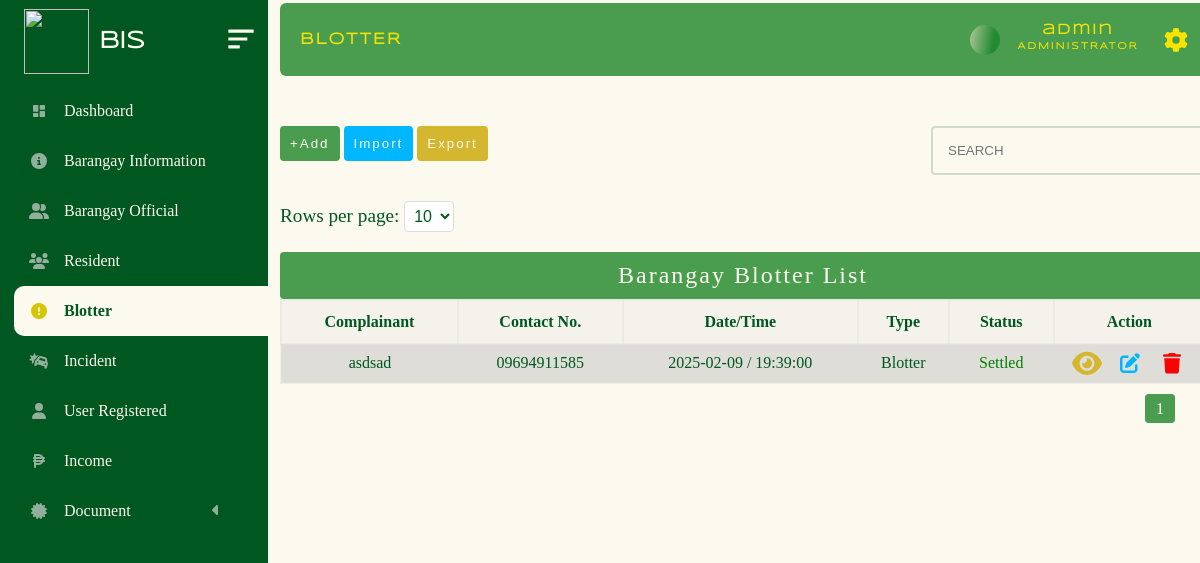
/administrator/admin_panel/blotter.php (signed in), run on an earlier commit of the app's database.
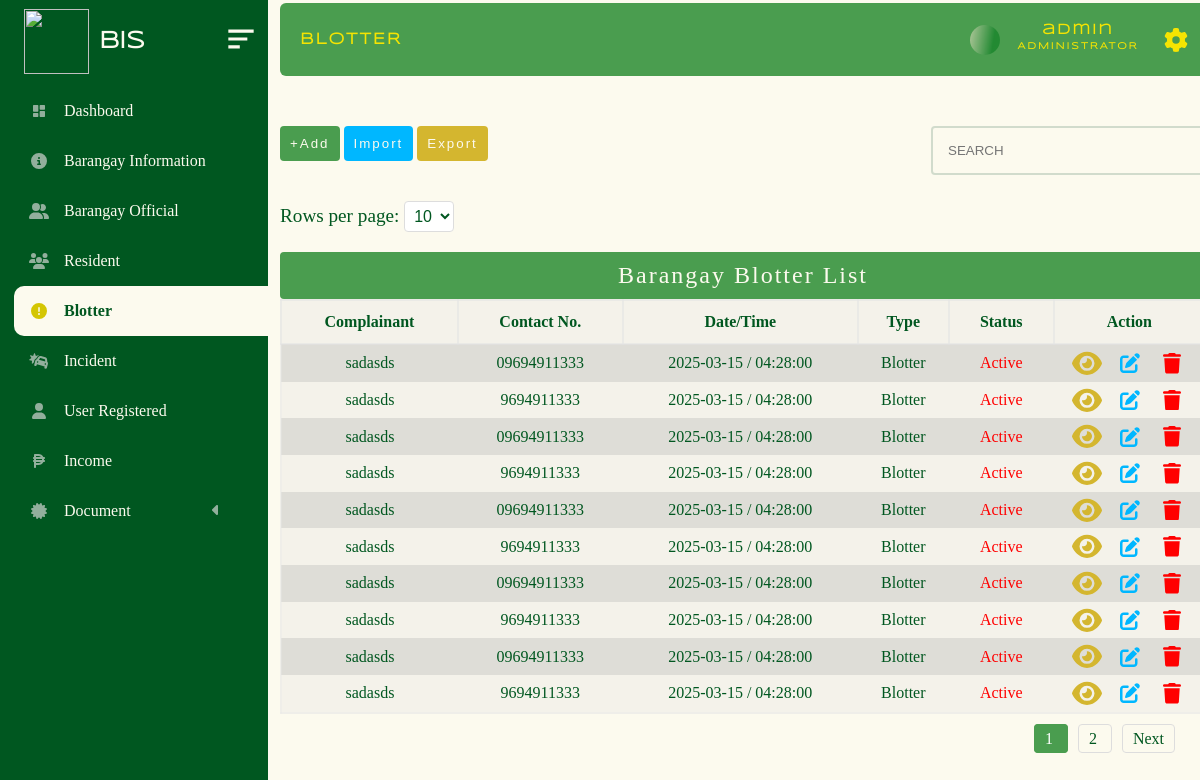
And on a later commit of the database.
### tables this page shows
CREATE TABLE `barangay_blotter` (
  `subject` varchar(200) NOT NULL,
  `cell_no` varchar(200) NOT NULL,
  `place` varchar(200) NOT NULL,
  `tanod` varchar(200) NOT NULL,
  `date` date NOT NULL,
  `time` time NOT NULL,
  `status` int(11) NOT NULL,
  `id` bigint(20) NOT NULL,
  `complainant` varchar(200) NOT NULL,
  `age` int(11) NOT NULL,
  `address_complainant` varchar(200) NOT NULL,
  `complained_name` varchar(200) NOT NULL,
  `add_complained_name` varchar(200) NOT NULL,
  `details_reason` text NOT NULL,
  `type` varchar(200) NOT NULL
);

### administrator/admin_panel/brgy_blotter/blotter.php (the view, shortened to what this page needs)
<!DOCTYPE html>
<html lang="en">
<head>
</head>
<body>
<?php
require("../../database/conn_db.php");
$page = isset($_GET['page']) ? max(1, (int)$_GET['page']) : 1;
$limit = isset($_GET['limit']) ? max(1, (int)$_GET['limit']) : 10;
$offset = ($page - 1) * $limit;
$countQuery = "SELECT COUNT(*) AS total FROM barangay_blotter";
$countResult = $conn->query($countQuery);
$totalRows = $countResult->fetch_assoc()['total'];
$totalPages = max(1, ceil($totalRows / $limit));
$sql = "SELECT * FROM barangay_blotter ORDER BY id DESC LIMIT $limit OFFSET $offset";
$result = $conn->query($sql);
if ($result->num_rows > 0) {?>
    <div class="limit-selector">
        <form method="GET" action="">
            <label for="limit">Rows per page:</label>
            <select name="limit" id="limit" onchange="this.form.submit()">
                <option value="10" <?php if ($limit == 10) echo 'selected'; ?>>10</option>
            </select>
        </form>
    </div>
    <table>
        <caption>Barangay Blotter List</caption>
        <tr>
            <th>Complainant</th>
            <th>Contact No.</th>
            <th>Date/Time</th>
            <th>Type</th>
            <th>Status</th>
            <th>Action</th>
        </tr>
        <?php while($row = $result->fetch_assoc()) {
            ?>
            <tr class="table_hover">
                <td><?php echo $row["complainant"]; ?></td>
                <td><?php echo $row["cell_no"]; ?></td>
                <td><?php echo $row["date"] . " / " . $row["time"]; ?></td>
                <td><?php echo $row["type"]; ?></td>
                <td>
                    <?php
                    $status = $row["status"];
                    if ($status == 1) {
                        echo "<p style='color:red;'>Active</p>";
                    } elseif ($status == 2) {
                        echo "<p style='color:green;'>Settled</p>";
                    } elseif ($status == 3) {
                        echo "<p style='color:orange;'>Scheduled</p>";
                    }
                    ?>
                </td>
                <td>
                <div id = "form_up_del_official">
                                       <button  id = "view_resident_btn"  class = "view_btn" data-id= <?php echo $row ["id"] ?>>
                                       </button>
                                           <button  id = "update_official_btn" class = "update_btn" data-id= <?php echo $row ["id"] ?>></button>
                                           <button id = "delete_official_btn" class = "delete_btn_blotter" data-id= <?php echo $row ["id"] ?>></button>
                                       </div>
                </td>
            </tr>
        <?php } ?>
    </table>
    <div class="pagination">
        <?php for ($i = 1; $i <= $totalPages; $i++): ?>
            <a href="?page=<?php echo $i; ?>&limit=<?php echo $limit; ?>" class="<?php echo $i == $page ? 'active' : ''; ?>">
                <?php echo $i; ?>
            </a>
        <?php endfor; ?>
        <?php if ($page < $totalPages): ?>
            <a href="?page=<?php echo $page + 1; ?>&limit=<?php echo $limit; ?>">Next</a>
        <?php endif; ?>
    </div>
<?php }
?>
        <?php include("update_temp.php");?>
        <?php include('view_temp.php')?>
</body>
</html>

What changed in the data, as far as the page shows it:
removed barangay_blotter: complainant "asdsad", cell_no "09694911585", date "2025-02-09", time "19:39:00", type "Blotter", status "Settled"
added barangay_blotter: complainant "sadasds", cell_no "09694911333", date "2025-03-15", time "04:28:00", type "Blotter", status "Active"
added barangay_blotter: complainant "sadasds", cell_no "9694911333", date "2025-03-15", time "04:28:00", type "Blotter", status "Active"
added barangay_blotter: complainant "sadasds", cell_no "09694911333", date "2025-03-15", time "04:28:00", type "Blotter", status "Active"
added barangay_blotter: complainant "sadasds", cell_no "9694911333", date "2025-03-15", time "04:28:00", type "Blotter", status "Active"
added barangay_blotter: complainant "sadasds", cell_no "09694911333", date "2025-03-15", time "04:28:00", type "Blotter", status "Active"
added barangay_blotter: complainant "sadasds", cell_no "9694911333", date "2025-03-15", time "04:28:00", type "Blotter", status "Active"
added barangay_blotter: complainant "sadasds", cell_no "09694911333", date "2025-03-15", time "04:28:00", type "Blotter", status "Active"
added barangay_blotter: complainant "sadasds", cell_no "9694911333", date "2025-03-15", time "04:28:00", type "Blotter", status "Active"
added barangay_blotter: complainant "sadasds", cell_no "09694911333", date "2025-03-15", time "04:28:00", type "Blotter", status "Active"
added barangay_blotter: complainant "sadasds", cell_no "9694911333", date "2025-03-15", time "04:28:00", type "Blotter", status "Active"
Also different on the page:
new list line: "2"
text now shown: "Next"
